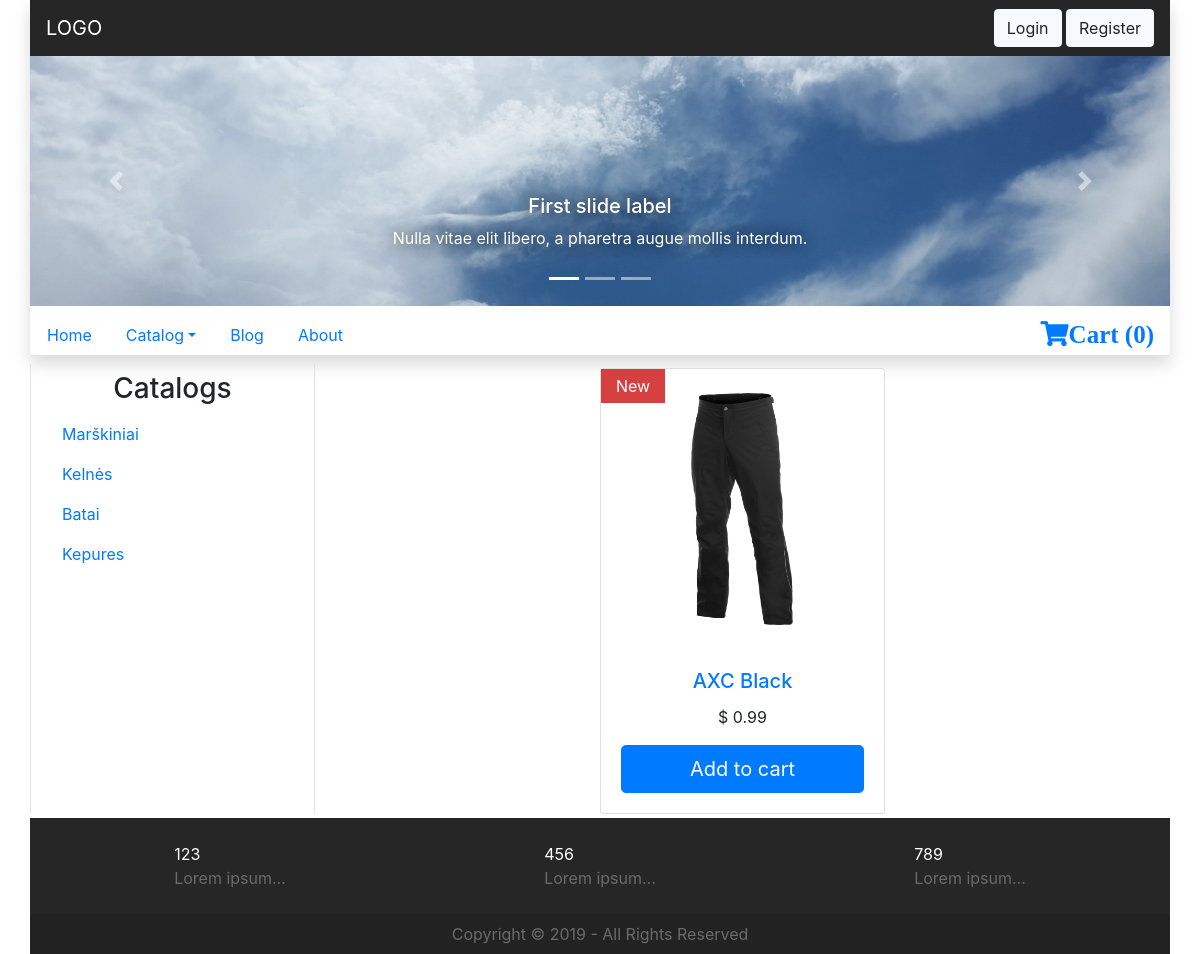
The page /catalog/Kelnės on the database its author committed.
### tables this page shows
CREATE TABLE `categories` (
  `id` int(11) NOT NULL,
  `name` varchar(255) NOT NULL,
  `image` varchar(255) DEFAULT NULL
);

CREATE TABLE `products` (
  `id` int(11) NOT NULL,
  `name` varchar(255) NOT NULL,
  `category_id` int(11) NOT NULL,
  `code` int(11) NOT NULL,
  `price` float NOT NULL,
  `availability` int(11) NOT NULL,
  `brand` varchar(255) NOT NULL,
  `image` varchar(255) NOT NULL,
  `description` text NOT NULL,
  `is_new` tinyint(1) NOT NULL DEFAULT '0',
  `is_recommended` tinyint(1) NOT NULL DEFAULT '0',
  `status` tinyint(1) NOT NULL DEFAULT '1'
);

### core/view.php (called while the page is built, shortened)
<?php
class View {
    public function render($name, $data = NULL) {
        require_once './views/head.php';
        require_once './views/' . $name . '.php';
        require_once './views/foot.php';
    }
}

### controllers/catalog.php (called while the page is built)
<?php
class Catalog extends Controller {
    function __construct($args = NULL) {
        parent::__construct();
        if (isset($args[1])) {
            $this->view->addData($this->model->getProducts($args[1]), "products");
        }
        $this->view->render('catalog/index');
    }
}

### core/init.php (called while the page is built, shortened)
<?php
require_once 'model.php';
require_once 'view.php';
$core = new Core();

### index.php (called while the page is built)
<?php
require_once './core/init.php';
?>

### core/model.php (called while the page is built)
<?php
class Model {
    protected $db;
    function __construct() {
        $this->db = mysqli_connect('localhost', 'root', '', 'parduotuve');
        if (mysqli_connect_errno()) {
            printf("Database connection error: %s\n", mysqli_connect_error());
            die();
        } else {
            mysqli_set_charset($this->db, 'utf8');
        }
    }
    function getCategories() {
        $result = mysqli_query($this->db, "SELECT * FROM categories");
        if ($result && mysqli_num_rows($result) > 0) {
            $categories = array();
            while ($category = mysqli_fetch_array($result, MYSQLI_ASSOC)) {
                array_push($categories, $category);
            }
            return $categories;
        } else {
            return array();
        }
    }
    function getProducts($category = NULL) {
        $result = mysqli_query($this->db, "SELECT products.*, categories.name as 'category' FROM products LEFT JOIN categories ON categories.id = products.category_id" . ($category != NULL ? " WHERE category_id = (SELECT id FROM categories WHERE name = '" . $category . "') LIMIT 1" : ""));
        if ($result) {
            $products = array();
            while ($product = mysqli_fetch_array($result, MYSQLI_ASSOC)) {
                array_push($products, $product);
            }
            return $products;
        } else {
            echo mysqli_error($this->db);
            return array();
        }
    }
}

### core/controller.php (called while the page is built, shortened)
<?php
class Controller {
    protected $model;
    protected $session;
    function __construct() {
        $this->session = new Session();
        $this->view = new View($this->session);
        $this->view->addData($this->model->getCategories(), 'categories');
    }
    function loadModel($name) {
        $path = 'models/' . $name . 'Model.php';
        if (file_exists($path)) {
            require_once $path;
            if (class_exists($name . 'Model')) {
                $this->model = $name . 'Model';
                $this->model = new $this->model($this->session);
                return TRUE;
            } else {
                $this->model = new Model();
                return FALSE;
            }
        } else {
            $this->model = new Model();
            return FALSE;
        }
    }
}

### views/menu_categories.php (the view)
        <ul class="nav nav-pills flex-column my-2">
<?php if (isset($this->data['categories'])) { ?>
            <h3 class="text-center">Catalogs</h3>
<?php foreach ($this->data['categories'] as $key => $category) { ?>
                <li class="nav-item">
                    <a class="nav-link" href="/parduotuve/catalog/<?php echo mb_strtolower($category['name']); ?>"><?php echo $category['name']; ?></a>
                </li>
<?php } ?>
<?php } else { ?>
            <h3 class="text-center my-5">No catalogs</h3>
<?php } ?>
        </ul>

### views/catalog/index.php (shortened to what this page needs)
    <div class="row m-0">
        <aside class="col-md-3 border-left border-right mb-1">
<?php include_once 'views/menu_categories.php'; ?>
        </aside>
        <div class="col-md-9 col-sm-12 row p-0 m-0 d-flex justify-content-around">
<?php if (isset($this->data['products'])) { ?>
<?php foreach ($this->data['products'] as $key => $product) { ?>
            <div class="card col-lg-4 col-md-6 col-sm-12 p-0 my-1">
                <a href="/parduotuve/product/<?php echo mb_strtolower($product['name']); ?>">
                    <img src="/parduotuve/img/products/<?php echo isset($product['image']) ? $product['image'] : 'no-image.png'; ?>" class="card-img-top p-4" alt="">
                </a>
<?php if ($product['is_new']) { ?>
                    <div class="new">
                        New
                    </div>
<?php } ?>
                <div class="card-body">
                    <h5 class="card-title text-center"><a href="/parduotuve/product/<?php echo mb_strtolower($product['name']); ?>"><?php echo $product['name']; ?></a></h5>
                    <p class="card-text text-center"><?php echo '$ ' . $product['price']; ?></p>
                    <button type="button" class="btn btn-primary btn-lg btn-block">Add to cart</button>
                </div>
            </div>
<?php } ?>
<?php } else { ?>
            <h3 class="mx-auto my-5">There are no products</h3>
<?php } ?>
        </div>
    </div>

### style.css (style rules this page uses)
* { margin: 0; padding: 0; box-sizing: border-box; }
.card { position: relative; }
.card img { object-fit: scale-down; height: 280px; transition: transform .25s; }
.card .new { position: absolute; top: 0; left: 0; display: inline; padding: 5px 15px; background-color: rgba(200, 0, 0, .75); color: white; }
.btn { transition: transform 0.15s; }

### rows shown on the page
categories: name "Marškiniai"
categories: name "Kelnės"
categories: name "Batai"
categories: name "Kepures"
products: image (picture), is_new "New", name "AXC Black", price "0.99"

### other values the page prints
$key "Home"
$key "Catalog"
$key "Blog"
$key "About"
